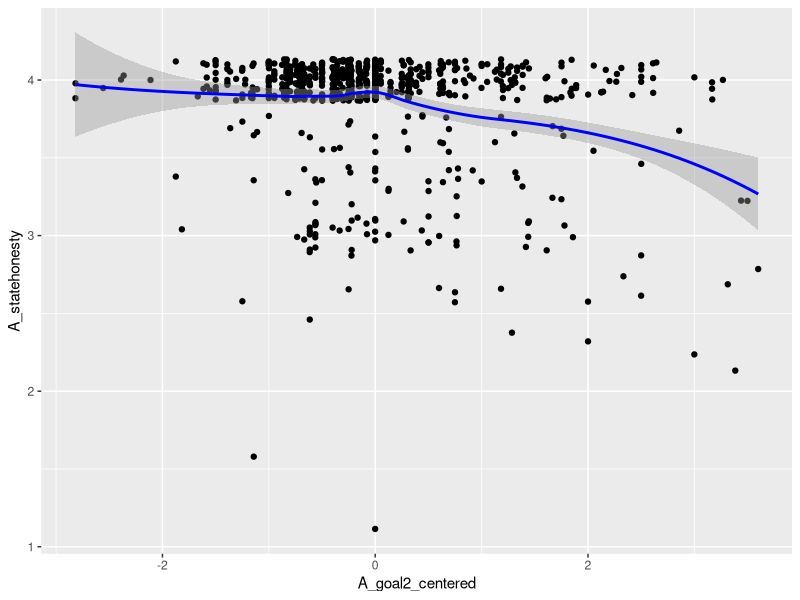
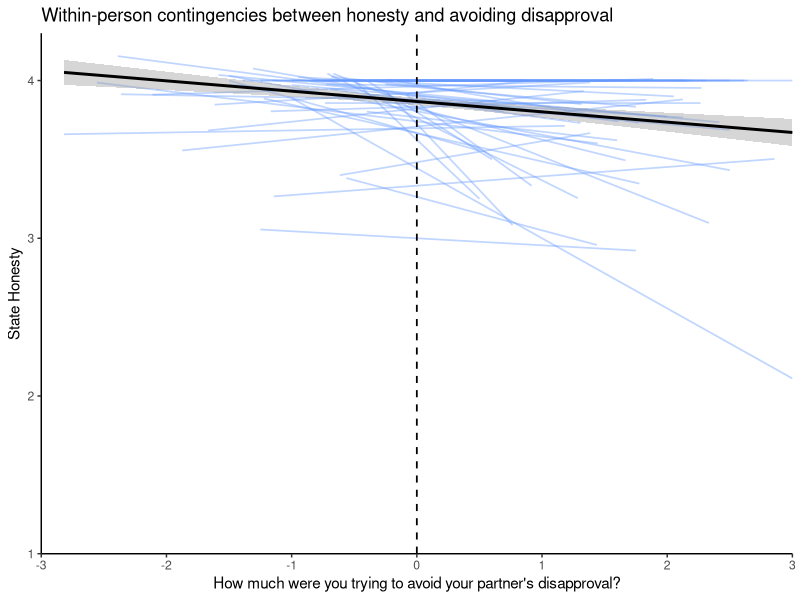
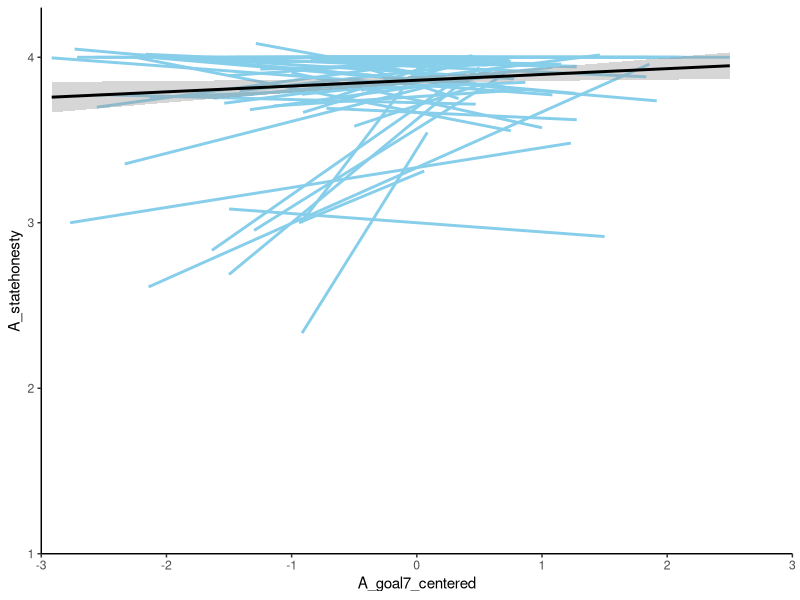
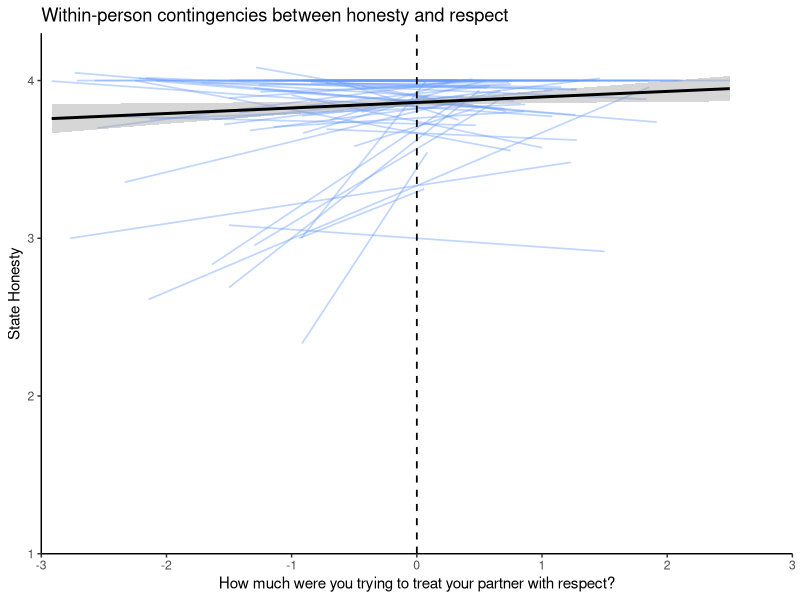
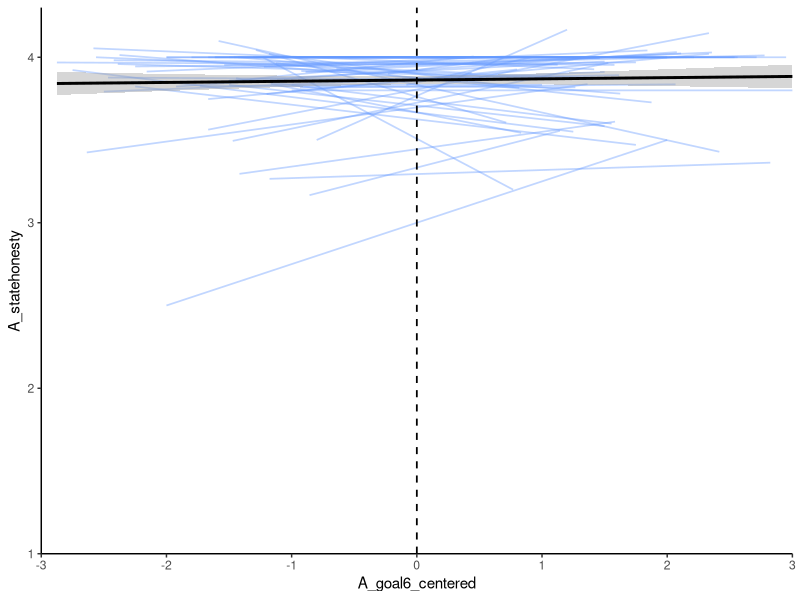
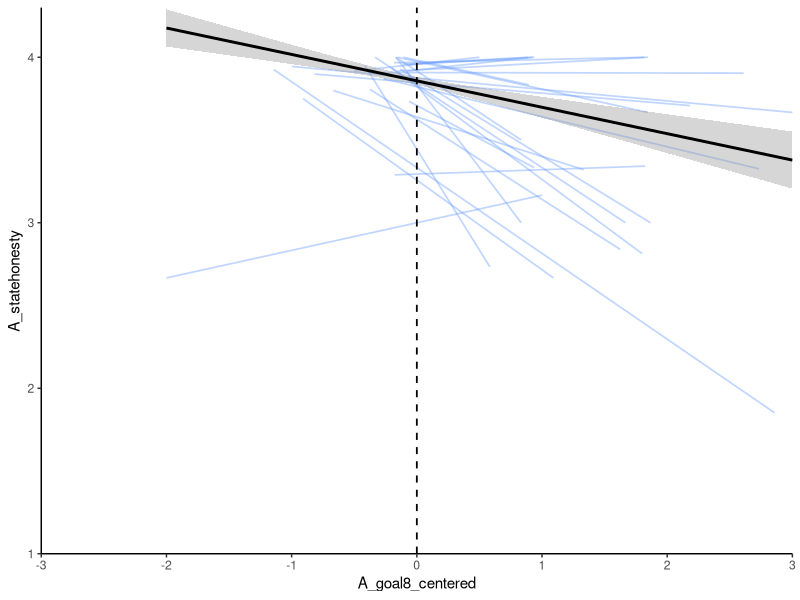
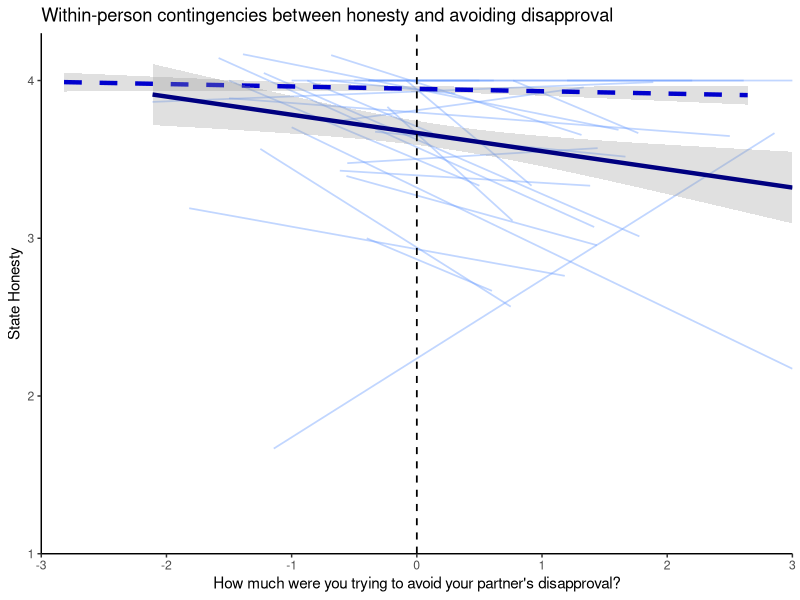
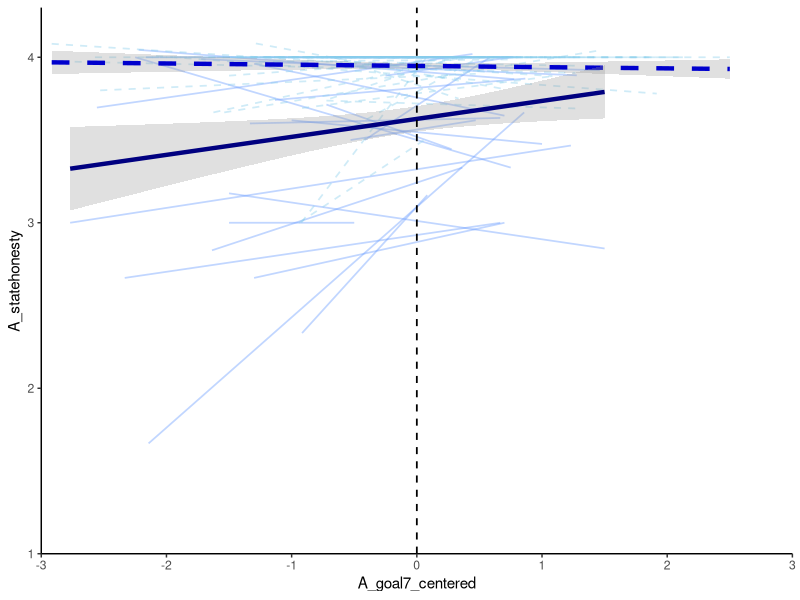

R code for these plots, in order:
## ---- chunk 1
knitr::opts_chunk$set(echo = TRUE)
## ---- chunk 2
library(tidyverse)

honesty <- read.csv("data/Honesty Goals data (Deidentified).csv")

#Turning -99 into missing data
honesty <- honesty %>% 
  mutate_all(~replace(., . == -99, NA))

#Creating a new filtered data set
honesty_partners_clean <- honesty %>%
  filter(inclusionsuggestion < 2, validID == 0, partner_interaction == 1)
## ---- chunk 3
#within-person means
honesty_partners_clean <- honesty_partners_clean %>%
  group_by(ID) %>%
  mutate(A_goal2_mean = mean(A_goal2, na.rm = T))

#centered goals
honesty_partners_clean <- honesty_partners_clean %>%
  group_by(ID) %>%
  mutate(A_goal2_centered = A_goal2 - A_goal2_mean)

honesty_partners_clean <- honesty_partners_clean %>%
  group_by(ID) %>%
  mutate(A_goal7_mean = mean(A_goal7, na.rm = T))

#centered goals
honesty_partners_clean <- honesty_partners_clean %>%
  group_by(ID) %>%
  mutate(A_goal7_centered = A_goal7 - A_goal7_mean)
## ---- chunk 4
library(lme4)

result <- lmer(A_statehonesty ~ A_goal2_centered + (1 | ID), data = honesty_partners_clean)

summary(result)
## ---- chunk 5
ggplot(honesty_partners_clean, aes(x = A_goal2_centered, y = A_statehonesty))+
  geom_point(position = "jitter")+
  geom_smooth(color = "blue")
## ---- chunk 6
ggplot(honesty_partners_clean, aes(x = A_goal2_centered, y = A_statehonesty))+
  stat_smooth(method = "lm", se = F, geom = "line", linewidth = 0.6, alpha = 0.4, color = "#6699FF", aes(group = ID))+
  geom_smooth(method = "lm", color = "black")+
  theme_classic()+
  geom_vline(xintercept = 0, linetype = "dashed", linewidth = 0.6)+
  scale_y_continuous(
    limits = c(1, 4.3),
    expand = c(0, 0)
    )+
  scale_x_continuous(
    limits = c(-3, 3),
    expand = c(0, 0)
    )+
  labs(title = "Within-person contingencies between honesty and avoiding disapproval",
       x = "How much were you trying to avoid your partner's disapproval?",
       y = "State Honesty")
## ---- chunk 7
ggplot(honesty_partners_clean, aes(x = A_goal7_centered, y = A_statehonesty))+
  geom_smooth(method = "lm", se = F, aes(group = ID), color = "skyblue")+
  geom_smooth(method = "lm", color = "black")+
  theme_classic()+
  scale_y_continuous(
    limits = c(1, 4.3),
    expand = c(0, 0)
    )+
  scale_x_continuous(
    limits = c(-3, 3),
    expand = c(0, 0)
    )
## ---- chunk 8
ggplot(honesty_partners_clean, aes(x = A_goal7_centered, y = A_statehonesty))+
  stat_smooth(method = "lm", se = F, geom = "line", linewidth = 0.6, alpha = 0.4, color = "#6699FF", aes(group = ID))+
  geom_smooth(method = "lm", color = "black")+
  theme_classic()+
  geom_vline(xintercept = 0, linetype = "dashed", linewidth = 0.6)+
  scale_y_continuous(
    limits = c(1, 4.3),
    expand = c(0, 0)
    )+
  scale_x_continuous(
    limits = c(-3, 3),
    expand = c(0, 0)
    )+
  labs(title = "Within-person contingencies between honesty and respect",
       x = "How much were you trying to treat your partner with respect?",
       y = "State Honesty")
## ---- chunk 9
honesty_partners_clean <- honesty_partners_clean %>%
  group_by(ID) %>%
  mutate(A_goal6_mean = mean(A_goal6, na.rm = T))

#centered goals
honesty_partners_clean <- honesty_partners_clean %>%
  group_by(ID) %>%
  mutate(A_goal6_centered = A_goal6 - A_goal6_mean)

honesty_partners_clean <- honesty_partners_clean %>%
  group_by(ID) %>%
  mutate(A_goal8_mean = mean(A_goal8, na.rm = T))

#centered goals
honesty_partners_clean <- honesty_partners_clean %>%
  group_by(ID) %>%
  mutate(A_goal8_centered = A_goal8 - A_goal8_mean)
## ---- chunk 10
ggplot(honesty_partners_clean, aes(x = A_goal6_centered, y = A_statehonesty))+
  stat_smooth(method = "lm", se = F, geom = "line", linewidth = 0.6, alpha = 0.4, color = "#6699FF", aes(group = ID))+
  geom_smooth(method = "lm", color = "black")+
  theme_classic()+
  geom_vline(xintercept = 0, linetype = "dashed", linewidth = 0.6)+
  scale_y_continuous(
    limits = c(1, 4.3),
    expand = c(0, 0)
    )+
  scale_x_continuous(
    limits = c(-3, 3),
    expand = c(0, 0)
    )
## ---- chunk 11
ggplot(honesty_partners_clean, aes(x = A_goal8_centered, y = A_statehonesty))+
  stat_smooth(method = "lm", se = F, geom = "line", linewidth = 0.6, alpha = 0.4, color = "#6699FF", aes(group = ID))+
  geom_smooth(method = "lm", color = "black")+
  theme_classic()+
  geom_vline(xintercept = 0, linetype = "dashed", linewidth = 0.6)+
  scale_y_continuous(
    limits = c(1, 4.3),
    expand = c(0, 0)
    )+
  scale_x_continuous(
    limits = c(-3, 3),
    expand = c(0, 0)
    )
## ---- chunk 12
honesty_partners_clean <- honesty_partners_clean %>%
  mutate(combined_benefit = round((A_benefitself + A_benefitpartner)/2))
## ---- chunk 13
yes_benefit <- honesty_partners_clean %>%
  filter(combined_benefit > 1)

no_benefit <- honesty_partners_clean %>%
  filter(combined_benefit == 1)

ggplot()+
  stat_smooth(data = yes_benefit, method = "lm", se = F, geom = "line", linewidth = 0.6, alpha = 0.4, color = "#6699FF", aes(group = ID, x = A_goal2_centered, y = A_statehonesty))+
  geom_smooth(data = no_benefit, aes(x = A_goal2_centered, y = A_statehonesty), method = "lm", color = "blue3", linetype = "dashed", linewidth = 1.5, alpha = 0.3)+
  geom_smooth(data = yes_benefit, aes(x = A_goal2_centered, y = A_statehonesty), method = "lm", color = "navy", linewidth = 1.5, alpha = 0.3)+
  theme_classic()+
  geom_vline(xintercept = 0, linetype = "dashed", linewidth = 0.6)+
  scale_y_continuous(
    limits = c(1, 4.3),
    expand = c(0, 0)
    )+
  scale_x_continuous(
    limits = c(-3, 3),
    expand = c(0, 0)
    )+
  labs(title = "Within-person contingencies between honesty and avoiding disapproval",
       x = "How much were you trying to avoid your partner's disapproval?",
       y = "State Honesty")
## ---- chunk 14
ggplot()+
  stat_smooth(data = yes_benefit, method = "lm", se = F, geom = "line", linewidth = 0.6, alpha = 0.4, color = "#6699FF", aes(group = ID, x = A_goal7_centered, y = A_statehonesty))+
  stat_smooth(data = no_benefit, method = "lm", se = F, geom = "line", linewidth = 0.6, linetype = "dashed", alpha = 0.4, color = "skyblue", aes(group = ID, x = A_goal7_centered, y = A_statehonesty))+
  geom_smooth(data = no_benefit, aes(x = A_goal7_centered, y = A_statehonesty), method = "lm", color = "blue3", linetype = "dashed", linewidth = 1.5, alpha = 0.3)+
  geom_smooth(data = yes_benefit, aes(x = A_goal7_centered, y = A_statehonesty), method = "lm", color = "navy", linewidth = 1.5, alpha = 0.3)+
  theme_classic()+
  geom_vline(xintercept = 0, linetype = "dashed", linewidth = 0.6)+
  scale_y_continuous(
    limits = c(1, 4.3),
    expand = c(0, 0)
    )+
  scale_x_continuous(
    limits = c(-3, 3),
    expand = c(0, 0)
    )
